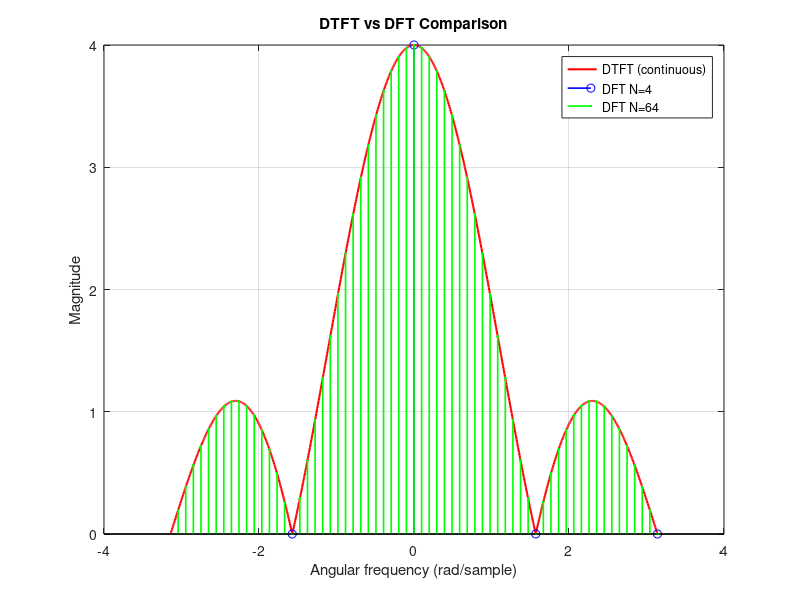

Reproduce this figure in MATLAB.
x = [1 1 1 1];
n = 0:length(x)-1;

% 1. DTFT 
w = linspace(-pi, pi, 1000);
X_dtft = x * exp(-1j * (n.' * w));

% 2. DFT
X_dft4 = fft(x, 4);
w4 = (0:3)*2*pi/4; w4(w4 > pi) = w4(w4 > pi) - 2*pi; [w4, idx4] = sort(w4);

X_dft64 = fft(x, 64);
w64 = (0:63)*2*pi/64; w64(w64 > pi) = w64(w64 > pi) - 2*pi; [w64, idx64] = sort(w64);

% diargamm
figure('Position', [100, 100, 800, 500]);
plot(w, abs(X_dtft), 'r', 'LineWidth', 1.5, 'DisplayName', 'DTFT (continuous)'); hold on;
stem(w4, abs(X_dft4(idx4)), 'bo', 'LineWidth', 1.2, 'DisplayName', 'DFT N=4');
stem(w64, abs(X_dft64(idx64)), 'g.', 'LineWidth', 1.2, 'DisplayName', 'DFT N=64');
grid on;
xlabel('Angular frequency (rad/sample)');
ylabel('Magnitude');
title('DTFT vs DFT Comparison');
legend('Location', 'northeast');

saveas(gcf, '../exercise-4/dtft-dft-comparison.png');
